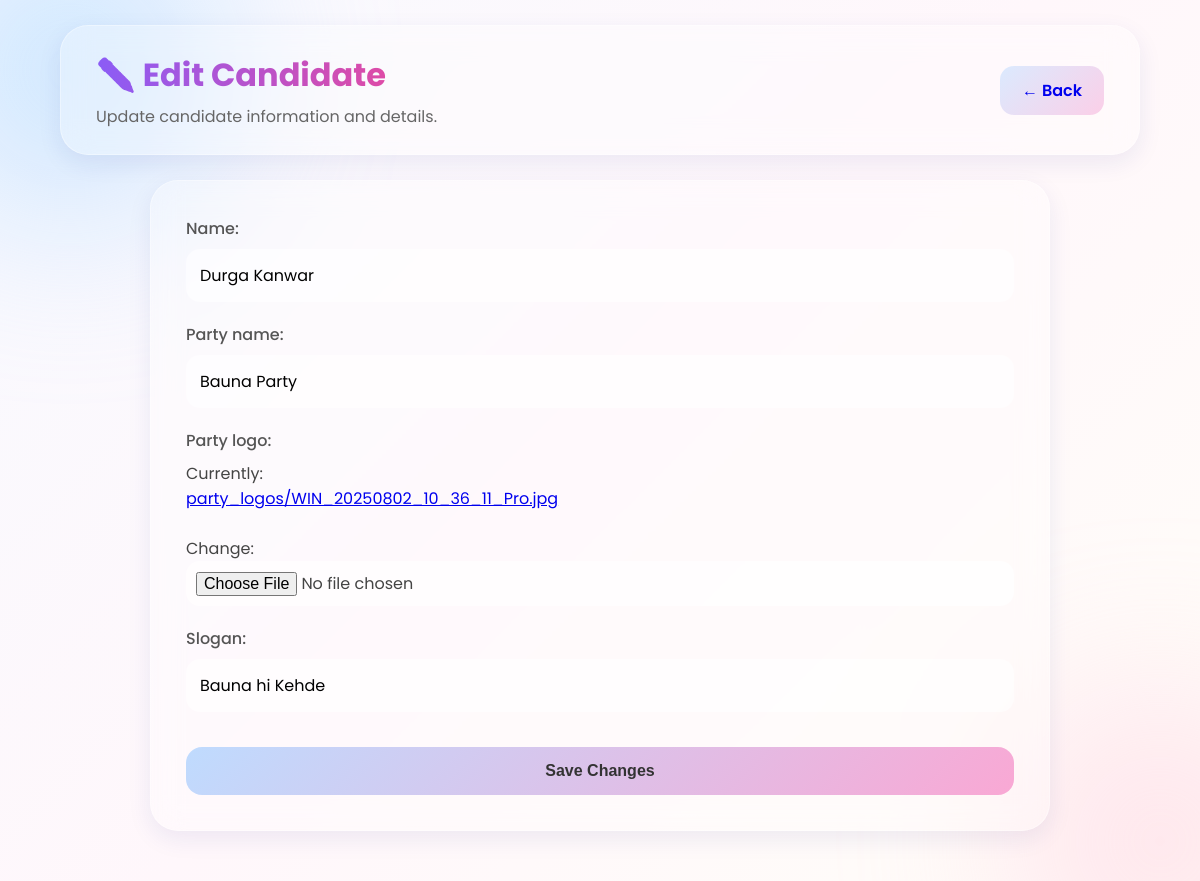
The page /adminpanel/candidates/edit/5/ (signed in) on the database its author committed.
### candidates/models.py (models this page shows, shortened)
class Candidate(models.Model):
    candidate_id = models.CharField(
        max_length=20,
        unique=True,
        blank=True
    )
    name = models.CharField(
        max_length=200
    )
    party_name = models.CharField(
        max_length=200
    )
    party_logo = models.ImageField(
        upload_to='party_logos/'
    )
    slogan = models.CharField(
        max_length=255
    )
    created_at = models.DateTimeField(
        auto_now_add=True
    )

### adminpanel/views.py (the view)
def edit_candidate(
    request,
    candidate_id
):
    if (
        not request.user.is_authenticated
        or
        not request.user.is_superuser
    ):
        return redirect(
            "admin_login"
        )
    candidate = get_object_or_404(
        Candidate,
        id=candidate_id
    )
    if request.method == "POST":
        form = CandidateForm(
            request.POST,
            request.FILES,
            instance=candidate
        )
        if form.is_valid():
            form.save()
            messages.success(
                request,
                "Candidate updated successfully."
            )
            return redirect(
                "manage_candidates"
            )
    else:
        form = CandidateForm(
            instance=candidate
        )
    back_url = request.META.get('HTTP_REFERER', '/adminpanel/dashboard/')
    return render(
        request,
        "adminpanel/edit_candidate.html",
        {
            "form": form,
            "candidate": candidate,
            "back_url": back_url
        }
    )

### adminpanel/forms.py
class CandidateForm(forms.ModelForm):
    class Meta:
        model = Candidate
        fields = [
            "name",
            "party_name",
            "party_logo",
            "slogan"
        ]

### templates/adminpanel/edit_candidate.html (shortened to what this page needs)
{% load static %}
<!doctype html>
<html lang="en">
  <head>
    <link
      rel="stylesheet"
      href="{% static 'css/adminpanel/edit_candidate.css' %}"
    />
  </head>
  <body>
    <div class="blob blob1"></div>
    <div class="blob blob2"></div>
    <header class="admin-header glass">
      <div>
        <h1>✏️ Edit Candidate</h1>
        <p>Update candidate information and details.</p>
      </div>
      <a href="{{ back_url }}" class="back-btn">← Back</a>
    </header>
    <main class="container">
      <div class="form-card glass">
        <form method="post" enctype="multipart/form-data">
          {% csrf_token %} {{ form.as_p }}
          <button type="submit" class="submit-btn">Save Changes</button>
        </form>
      </div>
    </main>
  </body>
</html>

### static/css/adminpanel/edit_candidate.css (style rules this page uses)
* { margin: 0; padding: 0; box-sizing: border-box; }
body { font-family: 'Poppins', sans-serif; min-height: 100vh; background: linear-gradient(135deg, #f8faff 0%, #fff7fb 50%, #fffdf8 100%); overflow-x: hidden; color: #444; position: relative; }
.blob { position: fixed; border-radius: 50%; filter: blur(90px); opacity: 0.5; z-index: -1; }
.blob1 { width: 300px; height: 300px; background: #A2D2FF; top: -80px; left: -80px; }
.blob2 { width: 280px; height: 280px; background: #FFC8DD; bottom: -100px; right: -100px; }
.glass { background: rgba(255, 255, 255, 0.28); backdrop-filter: blur(15px); -webkit-backdrop-filter: blur(15px); border: 1px solid rgba(255, 255, 255, 0.35); border-radius: 28px; box-shadow: 0 8px 24px rgba(31, 38, 135, 0.08); }
.admin-header { width: 90%; max-width: 1200px; margin: 25px auto; padding: 25px 35px; display: flex; justify-content: space-between; align-items: center; }
.admin-header h1 { background: linear-gradient(90deg, #8B5CF6, #EC4899); -webkit-background-clip: text; -webkit-text-fill-color: transparent; }
.admin-header p { color: #666; margin-top: 5px; }
.back-btn { text-decoration: none; border: none; padding: 12px 22px; border-radius: 14px; cursor: pointer; font-weight: 600; background: linear-gradient(135deg, #DBEAFE, #FBCFE8); transition: 0.3s ease; }
.container { width: 90%; max-width: 900px; margin: auto; padding-bottom: 50px; }
.form-card { padding: 35px; }
.form-card form p { display: flex; flex-direction: column; margin-bottom: 20px; }
.form-card label { margin-bottom: 8px; font-weight: 500; color: #555; }
.form-card input, .form-card select, .form-card textarea { width: 100%; padding: 14px; border: none; outline: none; border-radius: 14px; background: rgba(255, 255, 255, 0.55); font-size: 1rem; font-family: 'Poppins', sans-serif; }
input[type="file"] { padding: 10px; background: rgba(255, 255, 255, 0.65); cursor: pointer; }
.submit-btn { width: 100%; margin-top: 15px; padding: 15px; border: none; border-radius: 16px; cursor: pointer; font-size: 1rem; font-weight: 600; color: #333; background: linear-gradient(135deg, #BFDBFE, #F9A8D4); transition: 0.3s ease; }

### rows shown on the page
Candidate: name "Durga Kanwar", party_name "Bauna Party", slogan "Bauna hi Kehde"
